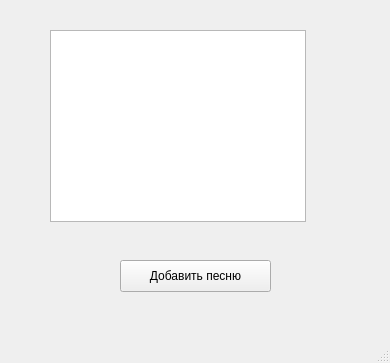
<?xml version="1.0" encoding="UTF-8"?>
<ui version="4.0">
 <class>MainWindow</class>
 <widget class="QMainWindow" name="MainWindow">
  <property name="geometry">
   <rect>
    <x>0</x>
    <y>0</y>
    <width>390</width>
    <height>363</height>
   </rect>
  </property>
  <property name="windowTitle">
   <string>Другая опера</string>
  </property>
  <widget class="QWidget" name="centralwidget">
   <widget class="QPushButton" name="add_song_button">
    <property name="geometry">
     <rect>
      <x>120</x>
      <y>260</y>
      <width>151</width>
      <height>32</height>
     </rect>
    </property>
    <property name="text">
     <string>Добавить песню</string>
    </property>
   </widget>
   <widget class="QListWidget" name="songs_list">
    <property name="geometry">
     <rect>
      <x>50</x>
      <y>30</y>
      <width>256</width>
      <height>192</height>
     </rect>
    </property>
   </widget>
  </widget>
  <widget class="QMenuBar" name="menubar">
   <property name="geometry">
    <rect>
     <x>0</x>
     <y>0</y>
     <width>390</width>
     <height>37</height>
    </rect>
   </property>
  </widget>
  <widget class="QStatusBar" name="statusbar"/>
 </widget>
 <resources/>
 <connections/>
</ui>
